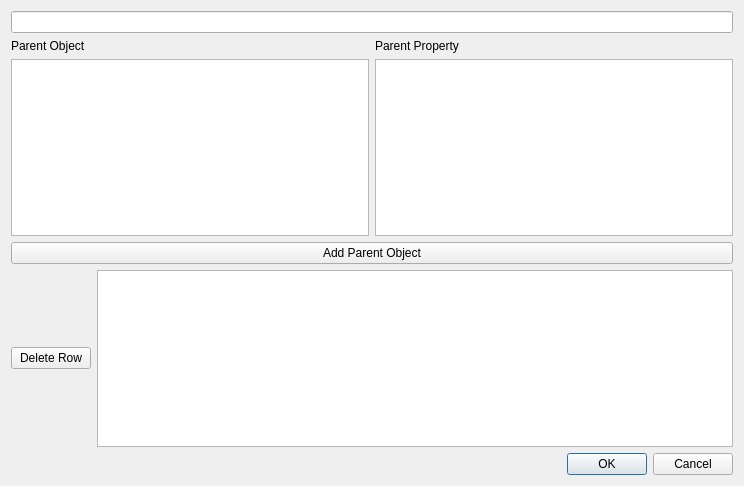
<?xml version="1.0" encoding="UTF-8"?>
<ui version="4.0">
 <class>Dialog</class>
 <widget class="QDialog" name="Dialog">
  <property name="geometry">
   <rect>
    <x>0</x>
    <y>0</y>
    <width>744</width>
    <height>486</height>
   </rect>
  </property>
  <property name="windowTitle">
   <string>Assign Group to Object</string>
  </property>
  <layout class="QVBoxLayout" name="verticalLayout_2">
   <item>
    <widget class="QLineEdit" name="lineEdit"/>
   </item>
   <item>
    <layout class="QHBoxLayout" name="horizontalLayout_2">
     <item>
      <widget class="QLabel" name="label_1">
       <property name="text">
        <string>Parent Object</string>
       </property>
      </widget>
     </item>
     <item>
      <widget class="QLabel" name="label_2">
       <property name="text">
        <string>Parent Property</string>
       </property>
      </widget>
     </item>
    </layout>
   </item>
   <item>
    <layout class="QHBoxLayout" name="horizontalLayout">
     <item>
      <widget class="QListWidget" name="listWidget"/>
     </item>
     <item>
      <widget class="QListWidget" name="listWidget_2"/>
     </item>
    </layout>
   </item>
   <item>
    <widget class="QPushButton" name="pushButton">
     <property name="text">
      <string>Add Parent Object</string>
     </property>
    </widget>
   </item>
   <item>
    <layout class="QHBoxLayout" name="horizontalLayout_4">
     <item>
      <widget class="QPushButton" name="pushButton_2">
       <property name="text">
        <string>Delete Row</string>
       </property>
      </widget>
     </item>
     <item>
      <widget class="QTableWidget" name="tableWidget"/>
     </item>
    </layout>
   </item>
   <item>
    <widget class="QDialogButtonBox" name="buttonBox">
     <property name="orientation">
      <enum>Qt::Horizontal</enum>
     </property>
     <property name="standardButtons">
      <set>QDialogButtonBox::Cancel|QDialogButtonBox::Ok</set>
     </property>
     <property name="centerButtons">
      <bool>false</bool>
     </property>
    </widget>
   </item>
  </layout>
 </widget>
 <resources/>
 <connections>
  <connection>
   <sender>buttonBox</sender>
   <signal>accepted()</signal>
   <receiver>Dialog</receiver>
   <slot>accept()</slot>
   <hints>
    <hint type="sourcelabel">
     <x>248</x>
     <y>254</y>
    </hint>
    <hint type="destinationlabel">
     <x>157</x>
     <y>274</y>
    </hint>
   </hints>
  </connection>
  <connection>
   <sender>buttonBox</sender>
   <signal>rejected()</signal>
   <receiver>Dialog</receiver>
   <slot>reject()</slot>
   <hints>
    <hint type="sourcelabel">
     <x>316</x>
     <y>260</y>
    </hint>
    <hint type="destinationlabel">
     <x>286</x>
     <y>274</y>
    </hint>
   </hints>
  </connection>
 </connections>
</ui>
